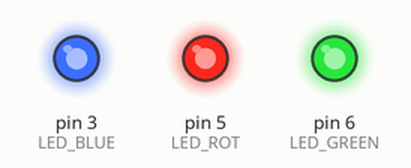
Bench run of a sketch on a simulated Arduino Uno, built with avr-gcc and run on an emulated ATmega328P. Parts: output pins drawn as LEDs (lit = HIGH).

Above: at 0.05 s.
At 0.65 s:
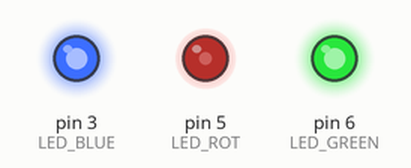
At 1.3 s:
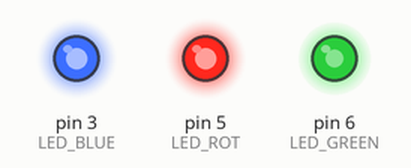
At 2.55 s:
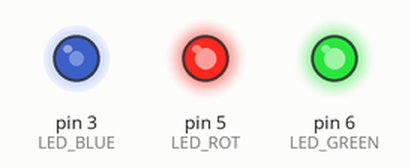
At 3.8 s:
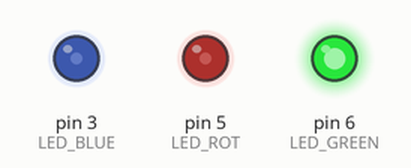
At 5.1 s:
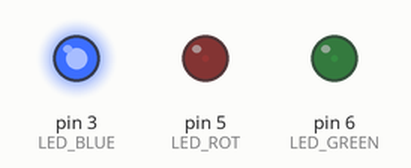
Timing chart, 0 to 7.9 s (numbered marks = the images above):
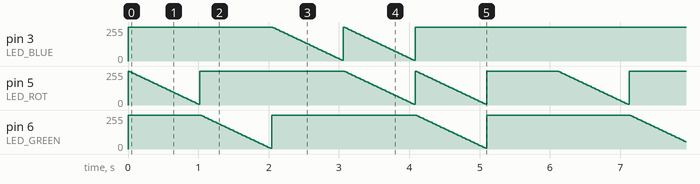

The sketch:

RGB_LED.ino
```cpp
/*
  Beispielprogramm für eine LED RGB mit "Common Anode",
  d.h. Anschluss von +5V an den längsten Fuß der RGB LED.

  HIGH an einem der RGB Pins heißt "aus".
*/
#define  LED_ROT   5
#define  LED_GREEN 6
#define  LED_BLUE  3

void setup()  {
  pinMode(LED_ROT, OUTPUT);
  pinMode(LED_GREEN, OUTPUT);
  pinMode(LED_BLUE, OUTPUT);
  // alle LEDs aussschalten
  analogWrite(LED_ROT, 255);
  analogWrite(LED_GREEN, 255);
  analogWrite(LED_BLUE, 255);
}

void loop()  {
  for (int i=0; i<255; i+=5) {
     analogWrite(LED_ROT, 255-i);
     delay(20);
  }
  analogWrite(LED_ROT, 255);   // rot ausschalten
  for (int i=0; i<255; i+=5) {
     analogWrite(LED_GREEN, 255-i);
     delay(20);
  }
  analogWrite(LED_GREEN, 255);   // grün ausschalten
  for (int i=0; i<255; i+=5) {
     analogWrite(LED_BLUE, 255-i);
     delay(20);
  }
  analogWrite(LED_BLUE, 255);   // blau einschalten
  for (int i=0; i<255; i+=5) {
     analogWrite(LED_ROT, 255-i);
     analogWrite(LED_BLUE, 255-i);
     delay(20);
  }
  analogWrite(LED_ROT, 255);   // rot ausschalten
  analogWrite(LED_BLUE, 255);   // blau ausschalten
  for (int i=0; i<255; i+=5) {
     analogWrite(LED_ROT, 255-i);
     analogWrite(LED_GREEN, 255-i);
     delay(20);
  }
  analogWrite(LED_ROT, 255);   // rot ausschalten
  analogWrite(LED_GREEN, 255);   // blau ausschalten
  delay(1000);
}
```

Measured:
- by itself, pin 3 (LED_BLUE), pin 5 (LED_ROT): moves between 5/255 and 255/255, repeating every 6.1 s
- by itself, pin 6 (LED_GREEN): ramps from 255/255 to 5/255 and jumps back, once every 3.1 s
